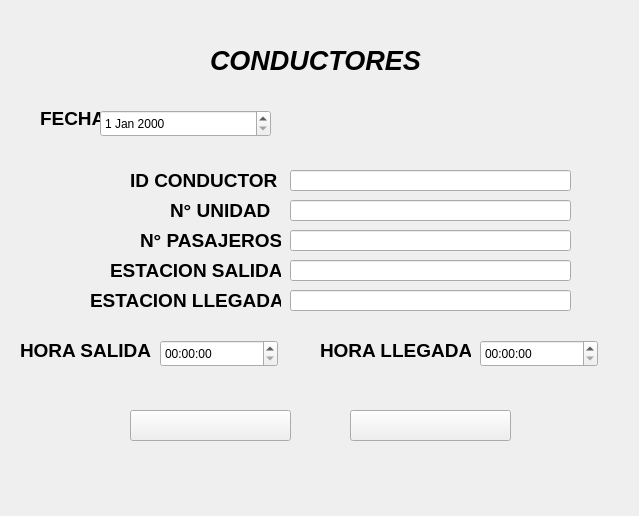
<?xml version="1.0" encoding="UTF-8"?>
<ui version="4.0">
 <class>Form</class>
 <widget class="QWidget" name="Form">
  <property name="geometry">
   <rect>
    <x>0</x>
    <y>0</y>
    <width>639</width>
    <height>516</height>
   </rect>
  </property>
  <property name="windowTitle">
   <string>Form</string>
  </property>
  <widget class="QLabel" name="label">
   <property name="geometry">
    <rect>
     <x>40</x>
     <y>110</y>
     <width>61</width>
     <height>17</height>
    </rect>
   </property>
   <property name="font">
    <font>
     <pointsize>14</pointsize>
     <weight>75</weight>
     <italic>false</italic>
     <bold>true</bold>
    </font>
   </property>
   <property name="text">
    <string>FECHA</string>
   </property>
  </widget>
  <widget class="QLabel" name="label_2">
   <property name="geometry">
    <rect>
     <x>130</x>
     <y>170</y>
     <width>151</width>
     <height>20</height>
    </rect>
   </property>
   <property name="font">
    <font>
     <pointsize>14</pointsize>
     <weight>75</weight>
     <italic>false</italic>
     <bold>true</bold>
    </font>
   </property>
   <property name="text">
    <string>ID CONDUCTOR</string>
   </property>
  </widget>
  <widget class="QLabel" name="label_3">
   <property name="geometry">
    <rect>
     <x>140</x>
     <y>230</y>
     <width>141</width>
     <height>20</height>
    </rect>
   </property>
   <property name="font">
    <font>
     <pointsize>14</pointsize>
     <weight>75</weight>
     <italic>false</italic>
     <bold>true</bold>
    </font>
   </property>
   <property name="text">
    <string>N° PASAJEROS</string>
   </property>
  </widget>
  <widget class="QLabel" name="label_4">
   <property name="geometry">
    <rect>
     <x>170</x>
     <y>200</y>
     <width>111</width>
     <height>20</height>
    </rect>
   </property>
   <property name="font">
    <font>
     <pointsize>14</pointsize>
     <weight>75</weight>
     <italic>false</italic>
     <bold>true</bold>
    </font>
   </property>
   <property name="text">
    <string>N° UNIDAD</string>
   </property>
  </widget>
  <widget class="QLabel" name="label_5">
   <property name="geometry">
    <rect>
     <x>110</x>
     <y>260</y>
     <width>171</width>
     <height>20</height>
    </rect>
   </property>
   <property name="font">
    <font>
     <pointsize>14</pointsize>
     <weight>75</weight>
     <italic>false</italic>
     <bold>true</bold>
    </font>
   </property>
   <property name="text">
    <string>ESTACION SALIDA</string>
   </property>
  </widget>
  <widget class="QLabel" name="label_6">
   <property name="geometry">
    <rect>
     <x>90</x>
     <y>290</y>
     <width>191</width>
     <height>20</height>
    </rect>
   </property>
   <property name="font">
    <font>
     <pointsize>14</pointsize>
     <weight>75</weight>
     <italic>false</italic>
     <bold>true</bold>
    </font>
   </property>
   <property name="text">
    <string>ESTACION LLEGADA</string>
   </property>
  </widget>
  <widget class="QDateEdit" name="dateEdit">
   <property name="geometry">
    <rect>
     <x>100</x>
     <y>110</y>
     <width>171</width>
     <height>27</height>
    </rect>
   </property>
  </widget>
  <widget class="QLabel" name="label_7">
   <property name="geometry">
    <rect>
     <x>20</x>
     <y>340</y>
     <width>141</width>
     <height>20</height>
    </rect>
   </property>
   <property name="font">
    <font>
     <pointsize>14</pointsize>
     <weight>75</weight>
     <italic>false</italic>
     <bold>true</bold>
    </font>
   </property>
   <property name="text">
    <string>HORA SALIDA</string>
   </property>
  </widget>
  <widget class="QLabel" name="label_8">
   <property name="geometry">
    <rect>
     <x>320</x>
     <y>340</y>
     <width>151</width>
     <height>20</height>
    </rect>
   </property>
   <property name="font">
    <font>
     <pointsize>14</pointsize>
     <weight>75</weight>
     <italic>false</italic>
     <bold>true</bold>
    </font>
   </property>
   <property name="text">
    <string>HORA LLEGADA</string>
   </property>
  </widget>
  <widget class="QLineEdit" name="lineEdit">
   <property name="geometry">
    <rect>
     <x>290</x>
     <y>170</y>
     <width>281</width>
     <height>21</height>
    </rect>
   </property>
  </widget>
  <widget class="QLineEdit" name="lineEdit_2">
   <property name="geometry">
    <rect>
     <x>290</x>
     <y>200</y>
     <width>281</width>
     <height>21</height>
    </rect>
   </property>
   <property name="font">
    <font>
     <italic>false</italic>
    </font>
   </property>
  </widget>
  <widget class="QLineEdit" name="lineEdit_3">
   <property name="geometry">
    <rect>
     <x>290</x>
     <y>230</y>
     <width>281</width>
     <height>21</height>
    </rect>
   </property>
  </widget>
  <widget class="QLineEdit" name="lineEdit_4">
   <property name="geometry">
    <rect>
     <x>290</x>
     <y>260</y>
     <width>281</width>
     <height>21</height>
    </rect>
   </property>
  </widget>
  <widget class="QLineEdit" name="lineEdit_5">
   <property name="geometry">
    <rect>
     <x>290</x>
     <y>290</y>
     <width>281</width>
     <height>21</height>
    </rect>
   </property>
  </widget>
  <widget class="QTimeEdit" name="timeEdit">
   <property name="geometry">
    <rect>
     <x>160</x>
     <y>340</y>
     <width>118</width>
     <height>27</height>
    </rect>
   </property>
  </widget>
  <widget class="QTimeEdit" name="timeEdit_2">
   <property name="geometry">
    <rect>
     <x>480</x>
     <y>340</y>
     <width>118</width>
     <height>27</height>
    </rect>
   </property>
  </widget>
  <widget class="QPushButton" name="bRegresarConductor">
   <property name="geometry">
    <rect>
     <x>130</x>
     <y>410</y>
     <width>161</width>
     <height>31</height>
    </rect>
   </property>
   <property name="text">
    <string/>
   </property>
   <property name="icon">
    <iconset>
     <normaloff>../../Descargas/IMAGENES/Regresar.jpg</normaloff>../../Descargas/IMAGENES/Regresar.jpg</iconset>
   </property>
   <property name="iconSize">
    <size>
     <width>500</width>
     <height>1000</height>
    </size>
   </property>
  </widget>
  <widget class="QPushButton" name="bingresarConductor">
   <property name="geometry">
    <rect>
     <x>350</x>
     <y>410</y>
     <width>161</width>
     <height>31</height>
    </rect>
   </property>
   <property name="text">
    <string/>
   </property>
   <property name="icon">
    <iconset>
     <normaloff>../../Descargas/IMAGENES/Ingresar.jpg</normaloff>../../Descargas/IMAGENES/Ingresar.jpg</iconset>
   </property>
   <property name="iconSize">
    <size>
     <width>600</width>
     <height>360</height>
    </size>
   </property>
  </widget>
  <widget class="QLabel" name="label_9">
   <property name="geometry">
    <rect>
     <x>210</x>
     <y>50</y>
     <width>211</width>
     <height>21</height>
    </rect>
   </property>
   <property name="font">
    <font>
     <pointsize>20</pointsize>
     <weight>75</weight>
     <italic>true</italic>
     <bold>true</bold>
    </font>
   </property>
   <property name="text">
    <string>CONDUCTORES</string>
   </property>
  </widget>
 </widget>
 <resources/>
 <connections/>
</ui>
